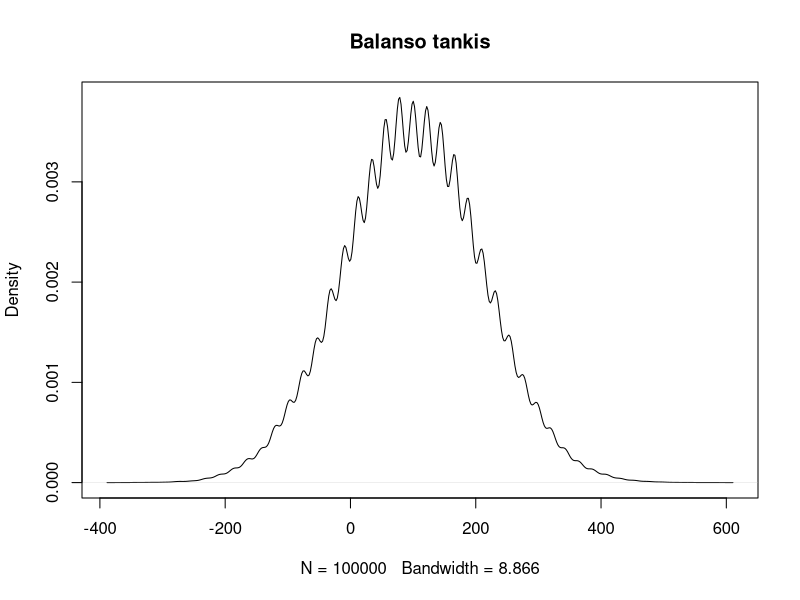

Generate this figure with R:
## ---- chunk 1
knitr::opts_chunk$set(echo = TRUE)
## ---- chunk 2
n=100000
balansas <- replicate(n,sum(sample(c(-10,12), 100, replace = TRUE)))

ind<-balansas>0

sum(ind)/n
## ---- chunk 3
quantile(balansas, probs = c(0.025, 0.975))
## ---- chunk 4
plot(density(balansas), main="Balanso tankis")
